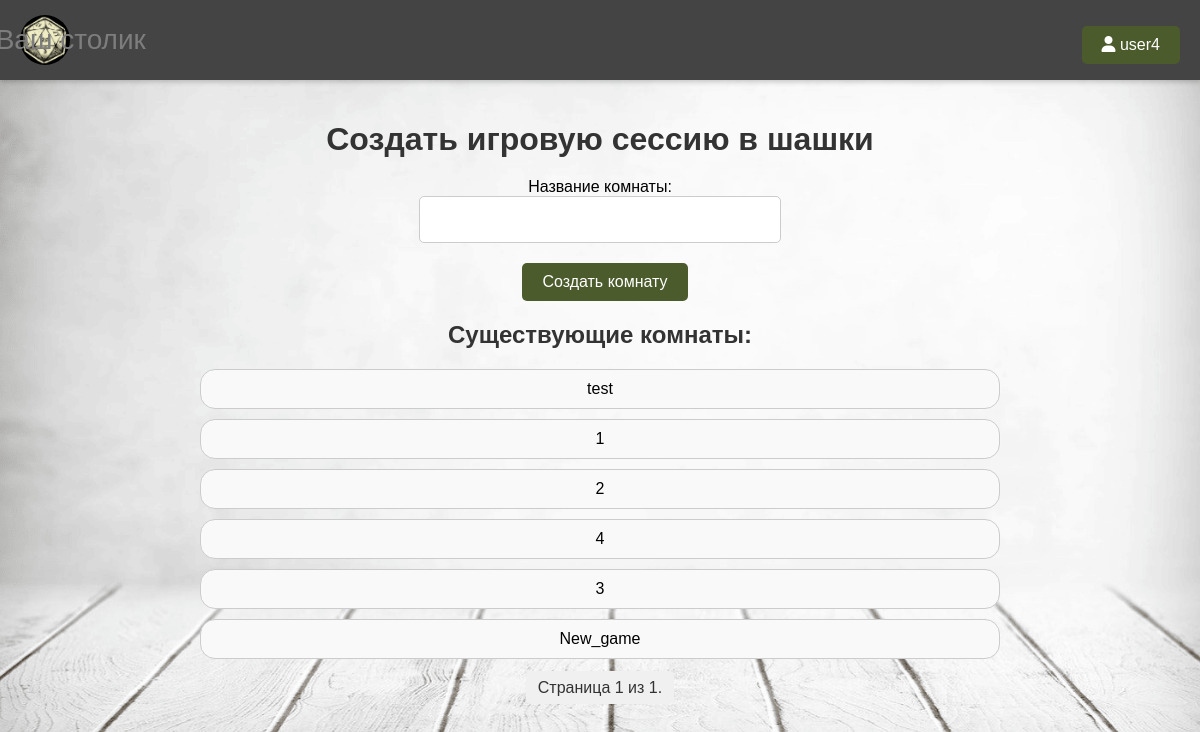
The app's page /ches/ (signed in) with its own data.
### Table/models.py (models this page shows, shortened)
class Room(models.Model):
    name = models.CharField(max_length=100)
    is_open = models.BooleanField(default=True)  # Поле для отслеживания состояния комнаты

### Table/views.py (the view)
# urls.py: path('ches/', ches_page, name='ches_page'),
def ches_page(request):
    if request.method == 'POST':
        room_name = request.POST.get('room_name')
        if room_name:
            room = Room.objects.create(name=room_name)
            return redirect('chess_page', room_id=room.id)
    rooms = Room.objects.all()
    paginator = Paginator(rooms, 8)
    page_number = request.GET.get('page')
    try:
        rooms = paginator.page(page_number)
    except PageNotAnInteger:
        rooms = paginator.page(1)
    except EmptyPage:
        rooms = paginator.page(paginator.num_pages)
    return render(request, 'Table/ches_page.html', {'rooms': rooms})

### Table/templates/Table/Ches_page.html (shortened to what this page needs)
<!DOCTYPE html>
<html lang="ru">
<head>
    {% load static %}
    <link rel="stylesheet" href="{% static 'MySite/style.css' %}">
</head>
<body>
    {% include 'MySite/cap.html' %}
    <main>
        <h1>Создать игровую сессию в шашки</h1>
        <form method="post" class="form-container">
            <label for="room-name">Название комнаты:</label>
            <input type="text" id="room-name" name="room_name" required>
            <button type="submit" class="header-button">Создать комнату</button>
        </form>
        <div class="room-list">
            <h2>Существующие комнаты:</h2>
            <ul>
                {% for room in rooms %}
                    <li class="room-item">{{ room.name }}</li>
                {% endfor %}
            </ul>
        </div>
        <div class="pagination">
            <span class="step-links">
                <span class="current">
                    Страница {{ rooms.number }} из {{ rooms.paginator.num_pages }}.
                </span>
            </span>
        </div>
    </main>
</body>
</html>

### MySite/templates/MySite/cap.html (shortened to what this page needs)
{% load static %}
<!DOCTYPE html>
<html lang="ru">
<head>
    <link rel="stylesheet" href="https://cdnjs.cloudflare.com/ajax/libs/font-awesome/6.0.0-beta3/css/all.min.css">
</head>
<body>
    <header>
        <div class="header-container">
            <img src="{% static 'MySite/dice_mark.png' %}" alt="Логотип" class="logo">
            <div class="site-title">Ваш столик</div>
            <div class="header-buttons">
                {% if user.is_authenticated %}
                    <div class="user-menu">
                        <button class="header-button">
                            <i class="fas fa-user"></i> {{ user.username }}
                        </button>
                    </div>
                {% endif %}
            </div>
        </div>
    </header>
</body>

### MySite/static/MySite/style.css (style rules this page uses)
body { background-image: url('/static/MySite/table2.png'); background-size: cover; background-repeat: no-repeat; background-position: center; margin: 0; padding: 0; height: 100vh; overflow: hidden; font-family: Arial, sans-serif; }
.logo { height: 50px; }
.header-buttons { display: flex; gap: 10px; }
.header-button { text-decoration: none; padding: 10px 15px; background-color: #007bff; color: white; border-radius: 5px; }
.form-container { padding: 0 40px; }
.pagination { margin: 20px 0; text-align: center; }
.pagination .current { padding: 8px 12px; margin: 0 5px; background-color: #f0f0f0; color: #333; border-radius: 5px; }

### MySite/templates/MySite/cap.html (style rules this page uses)
html, body { margin: 0; padding: 0; height: 100%; font-family: Arial, sans-serif; }
header { background-color: #444444; padding: 15px 20px; color: white; display: flex; align-items: center; box-shadow: 0 2px 5px rgba(0, 0, 0, 0.2); }
.header-container { display: flex; align-items: center; width: 100%; justify-content: space-between; }
.logo { width: 50px; height: 50px; border-radius: 50%; object-fit: cover; }
.site-title { font-size: 28px; margin-left: -1000px; white-space: nowrap; color: #7D7D7D; }
.user-menu { position: relative; display: inline-block; }
.header-button { background-color: #007bff; color: white; border: none; padding: 10px 15px; border-radius: 5px; cursor: pointer; transition: background-color 0.3s, transform 0.2s; font-size: 16px; margin-left: 10px; }

### Table/templates/Table/Ches_page.html (style rules this page uses)
main { margin: 0 auto; padding: 20px; max-width: 800px; text-align: center; }
h1, h2 { color: #333; margin-bottom: 20px; }
.form-container { margin-bottom: 20px; display: flex; flex-direction: column; align-items: center; }
#room-name { width: 100%; max-width: 350px; height: 35px; padding: 5px; border: 1px solid #ccc; border-radius: 5px; margin-bottom: 10px; }
.header-button { padding: 10px 20px; background-color: #4b5b2c; color: white; border: none; border-radius: 5px; cursor: pointer; transition: background-color 0.3s; margin-top: 10px; }
.room-list { margin-top: 20px; }
.room-list ul { list-style-type: none; padding: 0; margin: 0; }
.room-item { padding: 10px; border: 1px solid #ccc; border-radius: 15px; margin-bottom: 10px; background-color: #f9f9f9; transition: background-color 0.2s; text-align: center; }

### records on screen
Room: name "test"
Room: name "1"
Room: name "2"
Room: name "4"
Room: name "3"
Room: name "New_game"

### other values on screen
{{ user.username }} "user4"
{{ rooms.number }} "1"
{{ rooms.paginator.num_pages }} "1"
